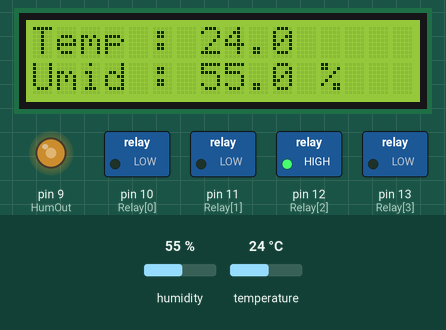
A sketch run on a simulated Arduino Uno, built with avr-gcc and run on an emulated ATmega328P. Parts: 16×2 character LCD, switched loads named in the sketch (green lamp = pin HIGH), output pins drawn as LEDs (lit = HIGH). Inputs (shaded band) come from the test bench; at power-on: humidity 55 %, temperature 24 °C. What the sketch prints to the serial monitor is not drawn.

Above: at 2.6 s.
2.7 s: humidity set to 22 %
At 4.9 s:
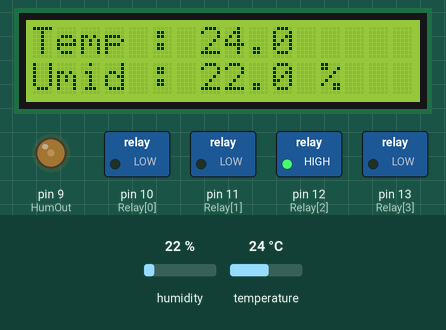
5.7 s: temperature set to 23.4 °C
At 6.8 s:
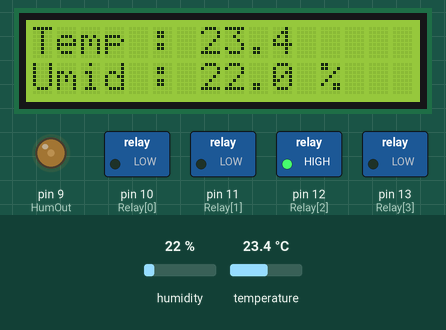
8.7 s: temperature set to 23 °C
At 10.6 s:
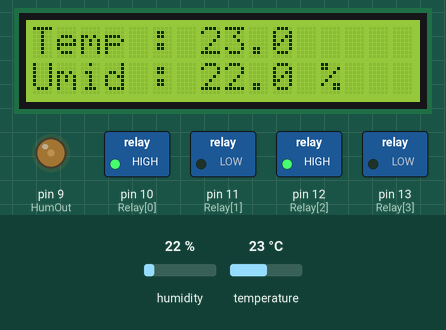
11.7 s: humidity set to 40 %
At 12.6 s:
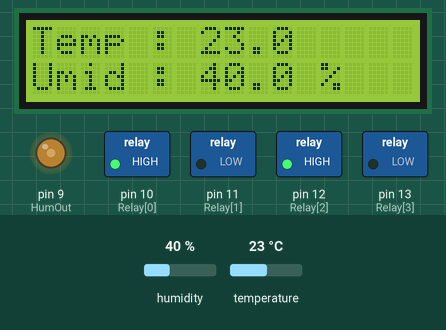
14.7 s: humidity set to 68 %
At 16.4 s:
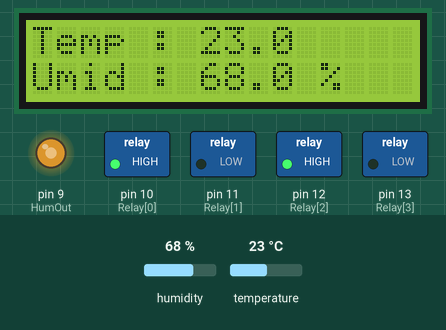
17.7 s: temperature set to 21.7 °C
At 19.5 s:
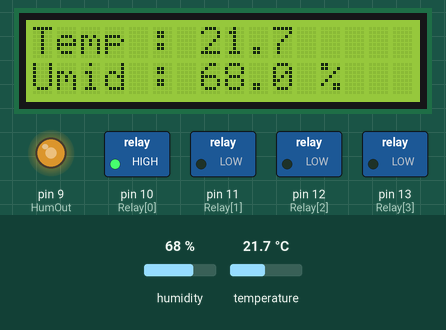
Timing chart, 0 to 21.0 s (numbered marks = the images above; inputs shaded):
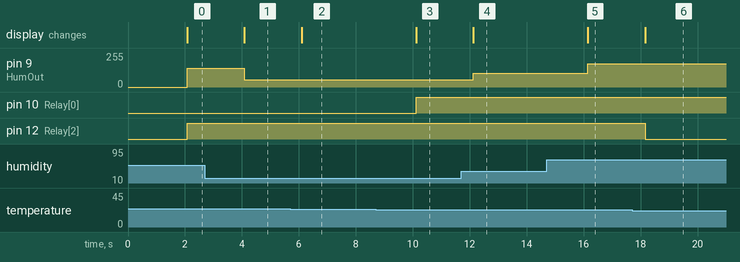

Measured:
- the behaviour switches between 23.1 and 23 °C on temperature (found by bisection; images 2 and 3)
- the behaviour switches between 22.5 and 22.4 °C on temperature (found by bisection; images 5 and 6)
- after the input at 2.7 s, pin 9 (HumOut): 140/255 → 56/255 after 1.4 s; the display: changes after 1.4 s (image 1)
- after the input at 5.7 s, the display: changes after 0.40 s (image 2)
- after the input at 8.7 s, pin 10 (Relay[0]): LOW → HIGH after 1.4 s; the display: changes after 1.4 s (image 3)
- after the input at 11.7 s, pin 9 (HumOut): 56/255 → 102/255 after 0.43 s; the display: changes after 0.43 s (image 4)
- after the input at 14.7 s, pin 9 (HumOut): 102/255 → 173/255 after 1.5 s; the display: changes after 1.5 s (image 5)
- after the input at 17.7 s, pin 12 (Relay[2]): HIGH → LOW after 0.46 s; the display: changes after 0.46 s (image 6)

The sketch:

germ.ino
```cpp
// test.ino
#include "DHT.h"
#include "LiquidCrystal.h"
//#include "Time.h"

// Define o sensor DHT22 no pino A5
#define DHT_PIN A0
#define DHT_TYPE DHT22
DHT dht(DHT_PIN, DHT_TYPE);

//Define os pinos que serão ligados ao LCD
//LiquidCrystal lcd(12, 11, 5, 4, 3, 2);

//UNO LCD
//LiquidCrystal lcd(6, 7, 2, 3, 4, 5);
//UNO relay pins
//int Relay[] = { 8, 9, 10, 11 };

// PRO MINI LCD
LiquidCrystal lcd(6, 7, 2, 3, 4, 5);
// PRO MINI relay pins
int Relay[] = { 10, 11, 12, 13 };

// Define a temperatura e umidade desejadas
#define TEMP_MIN 22.5
#define TEMP_MED 23.0
#define TEMP_MAX 23.5
#define HUMI 90.0

int HumOut = 9;

//Array simbolo grau
/*byte grau[8] =
{	B00001100,
	B00010010,
	B00010010,
	B00001100,
	B00000000,
	B00000000,
	B00000000,
	B00000000,};
*/

void setup() {
	Serial.begin(9600);
	Serial.println("DHTxx test!");

	dht.begin();
	lcd.begin(16,2);
	lcd.clear();
	//lcd.createChar(0, grau);

	pinMode(HumOut, OUTPUT);

	pinMode(Relay[0], OUTPUT);
	pinMode(Relay[1], OUTPUT);
	pinMode(Relay[2], OUTPUT);
	pinMode(Relay[3], OUTPUT);
	digitalWrite(Relay[0], LOW);
	digitalWrite(Relay[1], LOW);
	digitalWrite(Relay[2], LOW);
	digitalWrite(Relay[3], LOW);
}

void loop()
{
	delay(2000); // Sensor delay
	float h = dht.readHumidity();
	float t = dht.readTemperature();

	//h = 80;

	if (isnan(h) || isnan(t))
	{
	Serial.println("Failed to read from DHT sensor!");
	return;
	}

	// Temperature
	lcd.setCursor(0,0);
	lcd.print("Temp : ");
	lcd.print(" ");
	lcd.setCursor(7,0);
	lcd.print(t,1);
	lcd.setCursor(12,0);
	lcd.write((byte)0);

	// Humidity
	lcd.setCursor(0,1);
	lcd.print("Umid : ");
	lcd.print(" ");
	lcd.setCursor(7,1);
	lcd.print(h,1);
	lcd.setCursor(12,1);
	lcd.print("%");

	// Decisions

	if (t <= TEMP_MED){
		digitalWrite(Relay[0], HIGH); // Turn refrigerator off
		if (t < TEMP_MIN){
			digitalWrite(Relay[2], LOW); // Turn heater on
		}
	}
	else{
		digitalWrite(Relay[2], HIGH); // Turn heater off
		if (t > TEMP_MAX){
			digitalWrite(Relay[0], LOW); // Turn refrigerator on
		}
	}

	if(h < HUMI){
	    digitalWrite(Relay[1], LOW);
	}

	if(h > HUMI){
	    digitalWrite(Relay[1], HIGH);
	}

	analogWrite(HumOut, (byte)(((float)h / 100.0)*255.0));


	//DEBUG
	//Serial.print("\nhum: ");
	Serial.print("\n");
	Serial.print(h);
	//Serial.print("\ttemp: ");
	Serial.print("\n");
	Serial.print(t);

}

/*
//Programa : Teste Módulo Rele Arduino - Botoes
//Autor : FILIPEFLOP

//Porta ligada ao pino IN1 do modulo
int porta_rele1 = 7;
//Porta ligada ao pino IN2 do modulo
int porta_rele2 = 8;
//Porta ligada ao botao 1
int porta_botao1 = 2;
//Porta ligada ao botao 2
int porta_botao2 = 3;

//Armazena o estado do rele - 0 (LOW) ou 1 (HIGH)
int estadorele1 = 1;
int estadorele2 = 1;
//Armazena o valor lido dos botoes
int leitura1 = 0;
int leitura2 = 0;

void setup()
{
  //Define pinos para o rele como saida
  pinMode(porta_rele1, OUTPUT);
  pinMode(porta_rele2, OUTPUT);
  //Define pinos dos botoes como entrada
  pinMode(porta_botao1, INPUT);
  pinMode(porta_botao2, INPUT);
  //Estado inicial dos reles - desligados
  digitalWrite(porta_rele1, HIGH);
  digitalWrite(porta_rele2, HIGH);
}

void loop()
{
  //Verifica o acionamento do botao 1
  leitura1 = digitalRead(porta_botao1);
  if (leitura1 != 0)
  {
    while(digitalRead(porta_botao1) != 0)
    {
      delay(100);
    }
    //Inverte o estado da porta
    estadorele1 = !estadorele1;
    //Comandos para o rele 1
    digitalWrite(porta_rele1, estadorele1);
  }

  //Verifica o acionamento do botao 2
  leitura2 = digitalRead(porta_botao2);
  if (leitura2 != 0)
  {
    while(digitalRead(porta_botao2) != 0)
    {
      delay(100);
    }
    //Inverte o estado da porta
    estadorele2 = !estadorele2;
    //Comandos para o rele 2
    digitalWrite(porta_rele2, estadorele2);
  }
}*/
```
